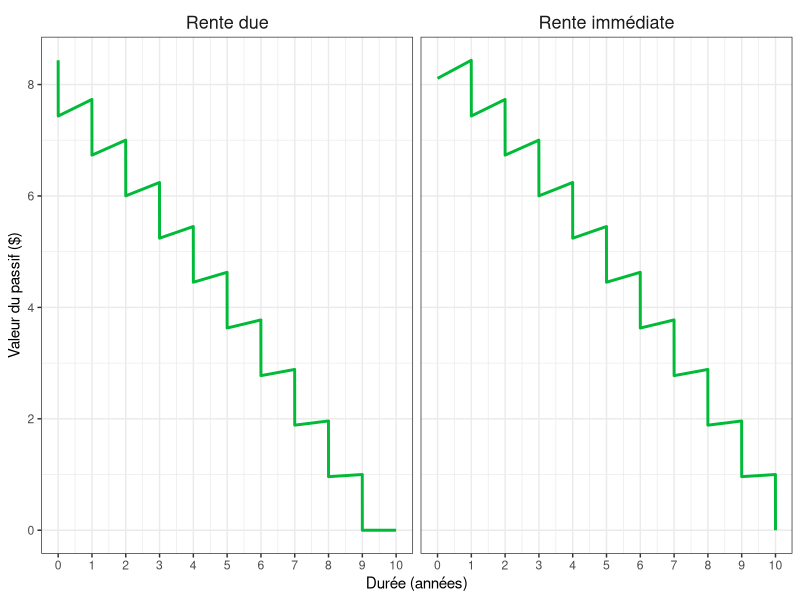
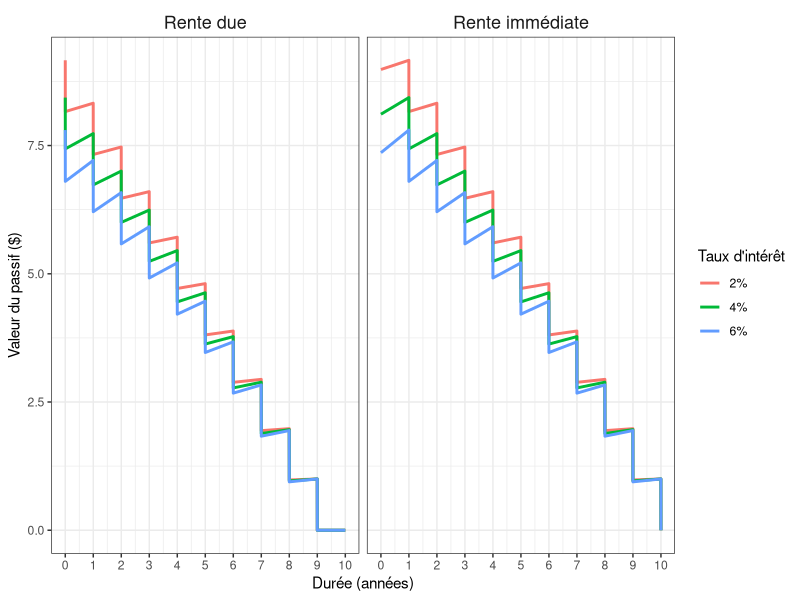
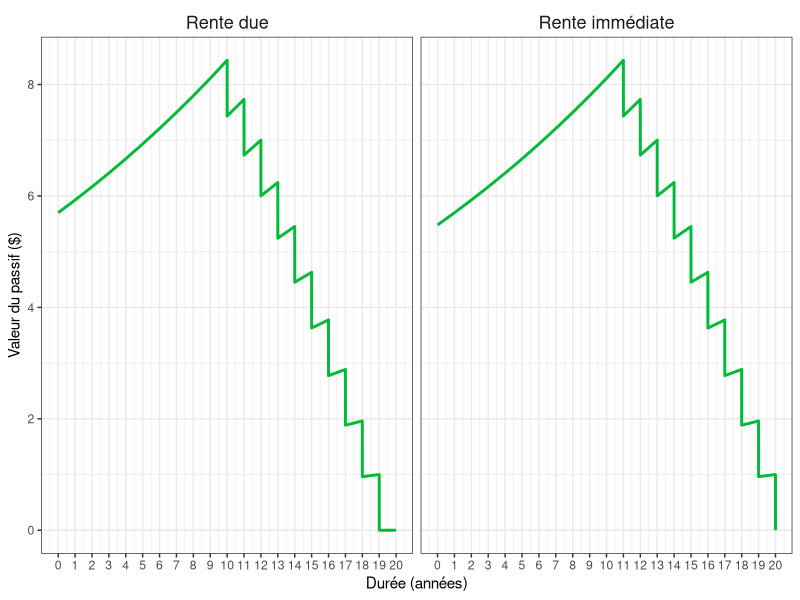
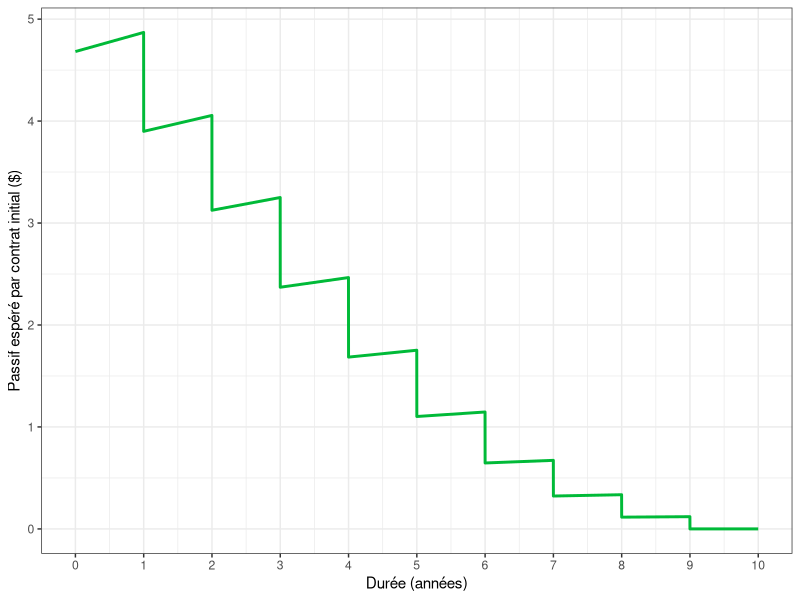
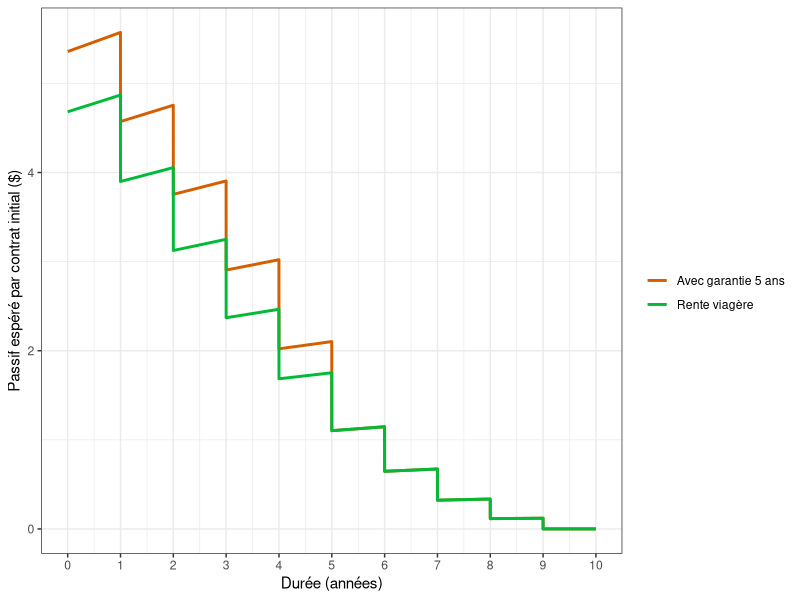
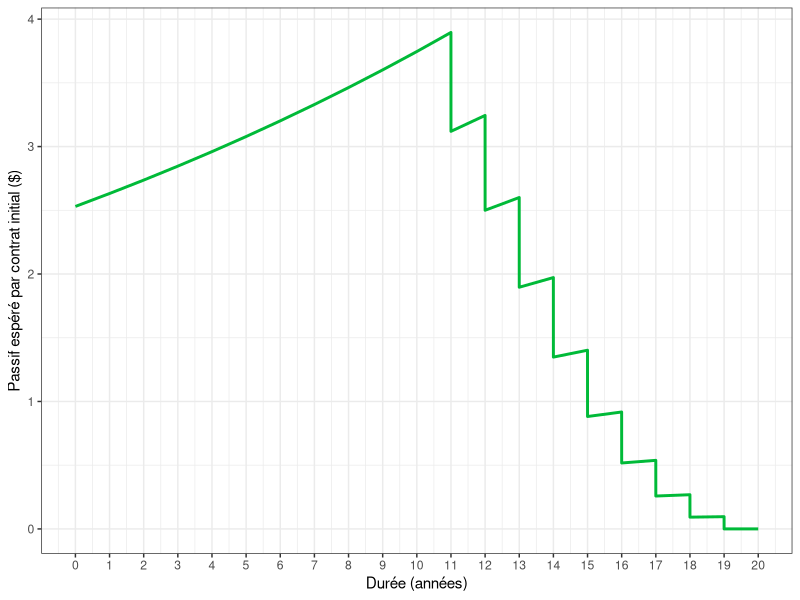

The R source for these figures, in order:
## ---- chunk 1
#| code-fold: true
#| echo: true
#| message: false
#| warning: false
#| fig-height: 4.8
#| fig-width: 11
#| fig-align: center

library(dplyr)
library(tidyr)
library(kableExtra)
library(tibble)

n <- 9

df <- tibble(
  duree_num = 0:n,
  duree = as.character(0:n)
)

# Taux d'actualisation
v2 <- 1 / 1.02
v4 <- 1 / 1.04
v6 <- 1 / 1.06

# ------------------------------------------------------------
# Tableau des rentes dues
# ------------------------------------------------------------
df_due <- df %>%
  mutate(
    vt_2 = v2^duree_num,
    rente_2 = v2^duree_num,
    vt_4 = v4^duree_num,
    rente_4 = v4^duree_num,
    vt_6 = v6^duree_num,
    rente_6 = v6^duree_num
  )

tot_due <- tibble(
  duree_num = NA,
  duree = "Total",
  vt_2 = NA,
  rente_2 = sum(v2^(0:n)),
  vt_4 = NA,
  rente_4 = sum(v4^(0:n)),
  vt_6 = NA,
  rente_6 = sum(v6^(0:n))
)

tab_due <- bind_rows(df_due, tot_due) %>%
  select(-duree_num) %>%
  mutate(across(-duree, ~ round(.x, 6))) %>%
  mutate(across(-duree, ~ replace_na(as.character(.x), "")))

tab_due %>%
  kbl(
    align = "c",
    col.names = c(
      "Temps (t)",
      "v<sup>t</sup>", "Rente due",
      "v<sup>t</sup>", "Rente due",
      "v<sup>t</sup>", "Rente due"
    ),
    escape = FALSE
  ) %>%
  add_header_above(
    c(
      " " = 1,
      "2%" = 2,
      "4%" = 2,
      "6%" = 2
    ),
    escape = FALSE
  ) %>%
  kable_styling(
    bootstrap_options = c("striped", "hover", "condensed"),
    full_width = FALSE,
    position = "center"
  )
## ---- chunk 2
#| code-fold: true
#| echo: true
#| message: false
#| warning: false
#| fig-height: 4.8
#| fig-width: 11
#| fig-align: center

# ------------------------------------------------------------
# Tableau des rentes immédiates
# ------------------------------------------------------------
df_imm <- df %>%
  mutate(
    vt_2 = v2^(duree_num + 1),
    rente_2 = v2^(duree_num + 1),
    vt_4 = v4^(duree_num + 1),
    rente_4 = v4^(duree_num + 1),
    vt_6 = v6^(duree_num + 1),
    rente_6 = v6^(duree_num + 1)
  )

tot_imm <- tibble(
  duree_num = NA,
  duree = "Total",
  vt_2 = NA,
  rente_2 = sum(v2^(1:(n + 1))),
  vt_4 = NA,
  rente_4 = sum(v4^(1:(n + 1))),
  vt_6 = NA,
  rente_6 = sum(v6^(1:(n + 1)))
)

tab_imm <- bind_rows(df_imm, tot_imm) %>%
  select(-duree_num) %>%
  mutate(across(-duree, ~ round(.x, 6))) %>%
  mutate(across(-duree, ~ replace_na(as.character(.x), "")))

tab_imm %>%
  kbl(
    align = "c",
    col.names = c(
      "Période (t)",
      "v<sup>t+1</sup>", "Rente immédiate",
      "v<sup>t+1</sup>", "Rente immédiate",
      "v<sup>t+1</sup>", "Rente immédiate"
    ),
    escape = FALSE
  ) %>%
  add_header_above(
    c(
      " " = 1,
      "2%" = 2,
      "4%" = 2,
      "6%" = 2
    ),
    escape = FALSE
  ) %>%
  kable_styling(
    bootstrap_options = c("striped", "hover", "condensed"),
    full_width = FALSE,
    position = "center"
  )


## ---- chunk 3
#| code-fold: true
#| echo: true
#| message: false
#| warning: false
#| fig-height: 4
#| fig-width: 14
#| fig-align: center


library(dplyr)
library(tidyr)
library(tibble)
library(ggplot2)

# Trajectoire du passif : avant et après chaque date de paiement
passif_certain <- function(type = "due", n = 10, differe = 0, i = 0.04) {
  stopifnot(type %in% c("due", "immediate"), n >= 1, differe >= 0)
  dates_paiement <- if (type == "due") {
    differe + 0:(n - 1)
  } else {
    differe + 1:n
  }
  v <- 1 / (1 + i)
  C0 <- sum(v^dates_paiement)
  N <- differe + n

  avant <- apres <- numeric(N + 1)
  for (t in 0:N) {
    avant[t + 1] <- if (t == 0) C0 else apres[t] * (1 + i)
    paiement <- as.numeric(t %in% dates_paiement)
    apres[t + 1] <- avant[t + 1] - paiement
  }

  tibble(t = 0:N, avant = avant, apres = apres)
}


# Décalage graphique minime pour distinguer avant et après paiement
tracer_passif_certain <- function(type, differe = 0, i = 0.04, eps = 0.002) {
  d <- passif_certain(type = type, differe = differe, i = i)
  n <- 10
  N <- max(d$t)
  dates <- if (type == "due") differe + 0:(n - 1) else differe + 1:n

  a <- d %>% transmute(temps = t, passif = apres)
  b <- d %>% filter(t %in% dates) %>%
    transmute(temps = ifelse(t == 0, 0, t - eps), passif = avant)
  if (type == "due" && differe == 0) {
    a <- a %>% mutate(temps = ifelse(temps == 0, eps, temps))
  }
  bind_rows(a, b) %>%
    arrange(temps) %>%
    mutate(type = if (type == "due") "Rente due" else "Rente immédiate")
}

df_detail <- bind_rows(
  tracer_passif_certain("due"),
  tracer_passif_certain("immediate")
)

ggplot(df_detail, aes(temps, passif)) +
  geom_line(color = "#00BA38", linewidth = 1) +
  facet_wrap(~ type, nrow = 1) +
  scale_x_continuous(breaks = 0:10) +
  labs(x = "Durée (années)", y = "Valeur du passif ($)") +
  theme_bw() +
  theme(
    strip.background = element_blank(),
    strip.text = element_text(size = 13, face = "plain")
  )
## ---- chunk 4
#| code-fold: true
#| echo: true
#| message: false
#| warning: false
#| fig-height: 4
#| fig-width: 14
#| fig-align: center

# Décalage graphique minime pour distinguer avant et après paiement
tracer_passif_certain <- function(type, differe = 0, i = 0.04, eps = 0.002) {
  d <- passif_certain(type = type, differe = differe, i = i)
  n <- 10
  N <- max(d$t)
  dates <- if (type == "due") differe + 0:(n - 1) else differe + 1:n

  a <- d %>% transmute(temps = t, passif = apres)
  b <- d %>% filter(t %in% dates) %>%
    transmute(temps = ifelse(t == 0, 0, t - eps), passif = avant)

  if (type == "due" && differe == 0) {
    a <- a %>% mutate(temps = ifelse(temps == 0, eps, temps))
  }

  bind_rows(a, b) %>%
    arrange(temps) %>%
    mutate(
      type = if (type == "due") "Rente due" else "Rente immédiate",
      taux = factor(
        paste0(round(100 * i), "%"),
        levels = c("2%", "4%", "6%")
      )
    )
}

# Trois taux d'intérêt pour chaque type de rente
df_detail <- bind_rows(lapply(c(0.02, 0.04, 0.06), function(i) {
  bind_rows(
    tracer_passif_certain("due", i = i),
    tracer_passif_certain("immediate", i = i)
  )
}))

ggplot(df_detail, aes(temps, passif, color = taux, group = taux)) +
  geom_line(linewidth = 1) +
  facet_wrap(~ type, nrow = 1) +
  scale_x_continuous(breaks = 0:10) +
  labs(
    x = "Durée (années)",
    y = "Valeur du passif ($)",
    color = "Taux d'intérêt"
  ) +
  theme_bw() +
  theme(
    strip.background = element_blank(),
    strip.text = element_text(size = 13, face = "plain")
  )
## ---- chunk 5
#| code-fold: true
#| echo: true
#| message: false
#| warning: false
#| fig-height: 4
#| fig-width: 14
#| fig-align: center

library(ggplot2)
library(dplyr)

# La fonction est définie à la section précédente.
df_differe <- bind_rows(
  tracer_passif_certain("due", differe = 10),
  tracer_passif_certain("immediate", differe = 10)
)

ggplot(df_differe, aes(temps, passif)) +
  geom_line(color = "#00BA38", linewidth = 1) +
  facet_wrap(~ type, nrow = 1) +
  scale_x_continuous(breaks = 0:20) +
  labs(x = "Durée (années)", y = "Valeur du passif ($)") +
  theme_bw() +
  theme(
    strip.background = element_blank(),
    strip.text = element_text(size = 13, face = "plain")
  )
## ---- chunk 6
#| code-fold: true
#| echo: true
#| message: false
#| warning: false
#| fig-height: 4.8
#| fig-width: 9
#| fig-align: center

library(dplyr)
library(tidyr)
library(tibble)
library(kableExtra)

n <- 9
i <- 0.04
v <- 1 / (1 + i)

px <- c(
  0.970000,
  0.930000,
  0.880000,
  0.780000,
  0.650000,
  0.500000,
  0.350000,
  0.220000,
  0.120000,
  0.000000
)

df <- tibble(
  t = 0:n,
  duree = as.character(0:n),
  survie = px,
  vt = v^(t + 1),
  rente_immediate = survie * vt
)

tot <- tibble(
  t = NA,
  duree = "Total",
  survie = NA,
  vt = NA,
  rente_immediate = sum(df$rente_immediate, na.rm = TRUE)
)

tab_rente_viagere <- bind_rows(df, tot) %>%
  select(duree, vt, survie, rente_immediate) %>%
  mutate(
    vt = ifelse(is.na(vt), NA, round(vt, 6)),
    survie = ifelse(is.na(survie), NA, round(survie, 6)),
    rente_immediate = ifelse(
      is.na(rente_immediate),
      NA,
      formatC(rente_immediate, format = "f", digits = 6)
    )
  ) %>%
  mutate(across(everything(), ~ replace_na(as.character(.x), "")))

tab_rente_viagere %>%
  kbl(
    align = "c",
    col.names = c(
      "Période (t)",
      "v<sup>t+1</sup>",
      "<sub>t+1</sub>p<sub>x</sub>",
      "Rente immédiate"
    ),
    escape = FALSE
  ) %>%
  kable_styling(
    bootstrap_options = c("striped", "hover", "condensed"),
    full_width = FALSE,
    position = "center"
  )



## ---- chunk 7
#| code-fold: true
#| echo: true
#| message: false
#| warning: false
#| fig-height: 4.8
#| fig-width: 9
#| fig-align: center

library(dplyr)
library(tibble)
library(ggplot2)

# Hypothèses de la rente viagère immédiate de l'exemple
survie_viagere <- c(
  0.970000, 0.930000, 0.880000, 0.780000, 0.650000,
  0.500000, 0.350000, 0.220000, 0.120000, 0.000000
)
i_viager <- 0.04

# Passif espéré par contrat émis au temps 0, avant/après paiement.
# La garantie éventuelle porte sur les premiers paiements.
calcul_passif_viager <- function(survie, i, garantie = 0) {
  n <- length(survie)
  t <- seq_len(n)
  v <- 1 / (1 + i)
  paiement_espere <- ifelse(t <= garantie, 1, survie)
  prix <- sum(v^t * paiement_espere)

  avant <- rep(NA_real_, n + 1)
  apres <- numeric(n + 1)
  apres[1] <- prix

  for (k in t) {
    avant[k + 1] <- apres[k] * (1 + i)
    apres[k + 1] <- avant[k + 1] - paiement_espere[k]
  }

  # Éliminer les traces numériques proches de zéro
  avant[!is.na(avant) & abs(avant) < 1e-12] <- 0
  apres[abs(apres) < 1e-12] <- 0

  tibble(t = 0:n, avant = avant, apres = apres)
}

# Dessiner la valeur juste avant, puis juste après chaque paiement
points_passif_viager <- function(d, libelle, eps = 0.001) {
  bind_rows(
    d %>% transmute(temps = t, passif = apres),
    d %>% filter(t > 0) %>%
      transmute(temps = t - eps, passif = avant)
  ) %>%
    arrange(temps) %>%
    mutate(type = libelle)
}

passif_viager <- calcul_passif_viager(survie_viagere, i_viager)

ggplot(points_passif_viager(passif_viager, "Rente viagère"),
       aes(x = temps, y = passif)) +
  geom_line(color = "#00BA38", linewidth = 1) +
  scale_x_continuous(breaks = 0:10) +
  labs(
    x = "Durée (années)",
    y = "Passif espéré par contrat initial ($)"
  ) +
  theme_bw()
## ---- chunk 8
#| code-fold: true
#| echo: true
#| message: false
#| warning: false

library(dplyr)
library(tidyr)
library(tibble)
library(kableExtra)

n <- 9
i <- 0.04
v <- 1 / (1 + i)
garantie <- 5

px <- c(
  0.970000,
  0.930000,
  0.880000,
  0.780000,
  0.650000,
  0.500000,
  0.350000,
  0.220000,
  0.120000,
  0.000000
)

df <- tibble(
  t = 0:n,
  duree = as.character(0:n),
  survie = px,
  vt = v^(t + 1),
  facteur_paiement = ifelse(t < garantie, 1, survie),
  rente_garantie = vt * facteur_paiement
)

tot <- tibble(
  t = NA,
  duree = "Total",
  survie = NA,
  vt = NA,
  facteur_paiement = NA,
  rente_garantie = sum(df$rente_garantie, na.rm = TRUE)
)

tab_rente_garantie <- bind_rows(df, tot) %>%
  select(duree, vt, survie, facteur_paiement, rente_garantie) %>%
  mutate(
    vt = ifelse(is.na(vt), NA, round(vt, 6)),
    survie = ifelse(is.na(survie), NA, round(survie, 6)),
    facteur_paiement = ifelse(is.na(facteur_paiement), NA, round(facteur_paiement, 6)),
    rente_garantie = ifelse(
      is.na(rente_garantie),
      NA,
      formatC(rente_garantie, format = "f", digits = 6)
    )
  ) %>%
  mutate(across(everything(), ~ replace_na(as.character(.x), "")))

tab_rente_garantie %>%
  kbl(
    align = "c",
    col.names = c(
      "Période (t)",
      "v<sup>t+1</sup>",
      "<sub>t+1</sub>p<sub>x</sub>",
      "Facteur de paiement",
      "Rente avec garantie"
    ),
    escape = FALSE
  ) %>%
  kable_styling(
    bootstrap_options = c("striped", "hover", "condensed"),
    full_width = FALSE,
    position = "center"
  )
## ---- chunk 9
#| code-fold: true
#| echo: true
#| message: false
#| warning: false
#| fig-height: 4.8
#| fig-width: 9
#| fig-align: center

library(dplyr)
library(ggplot2)

# Les fonctions ont été définies dans la section précédente.
df_comparaison <- bind_rows(
  points_passif_viager(
    calcul_passif_viager(survie_viagere, i_viager, garantie = 0),
    "Rente viagère"
  ),
  points_passif_viager(
    calcul_passif_viager(survie_viagere, i_viager, garantie = 5),
    "Avec garantie 5 ans"
  )
)

ggplot(df_comparaison, aes(temps, passif, color = type)) +
  geom_line(linewidth = 1) +
  scale_color_manual(values = c(
    "Rente viagère" = "#00BA38",
    "Avec garantie 5 ans" = "#D55E00"
  )) +
  scale_x_continuous(breaks = 0:10) +
  labs(x = "Durée (années)",
       y = "Passif espéré par contrat initial ($)", color = "") +
  theme_bw()
## ---- chunk 10
#| code-fold: true
#| echo: true
#| message: false
#| warning: false
#| fig-height: 4.8
#| fig-width: 9
#| fig-align: center

library(dplyr)
library(tibble)
library(ggplot2)

defer <- 10
p_defer <- 0.80
i <- i_viager
v <- 1 / (1 + i)

# Passif de la rente viagère à la date du début des paiements,
# évalué conditionnellement à la survie jusque-là.
df_post <- calcul_passif_viager(survie_viagere, i)
valeur_t10 <- df_post$apres[1]
prix_t0 <- p_defer * v^defer * valeur_t10

# Phase de différé, aucune prestation versée
phase_differ <- tibble(
  temps = 0:defer,
  passif = prix_t0 * (1 + i)^(0:defer)
)

# Phase de versement : passif espéré pour le contrat initial
phase_versement <- points_passif_viager(df_post, "Rente différée") %>%
  filter(temps > 0) %>%
  transmute(
    temps = temps + defer,
    passif = p_defer * passif
  )

df_differe_viager <- bind_rows(phase_differ, phase_versement) %>%
  arrange(temps)

ggplot(df_differe_viager, aes(temps, passif)) +
  geom_line(color = "#00BA38", linewidth = 1) +
  scale_x_continuous(breaks = 0:20) +
  labs(x = "Durée (années)",
       y = "Passif espéré par contrat initial ($)") +
  theme_bw()
